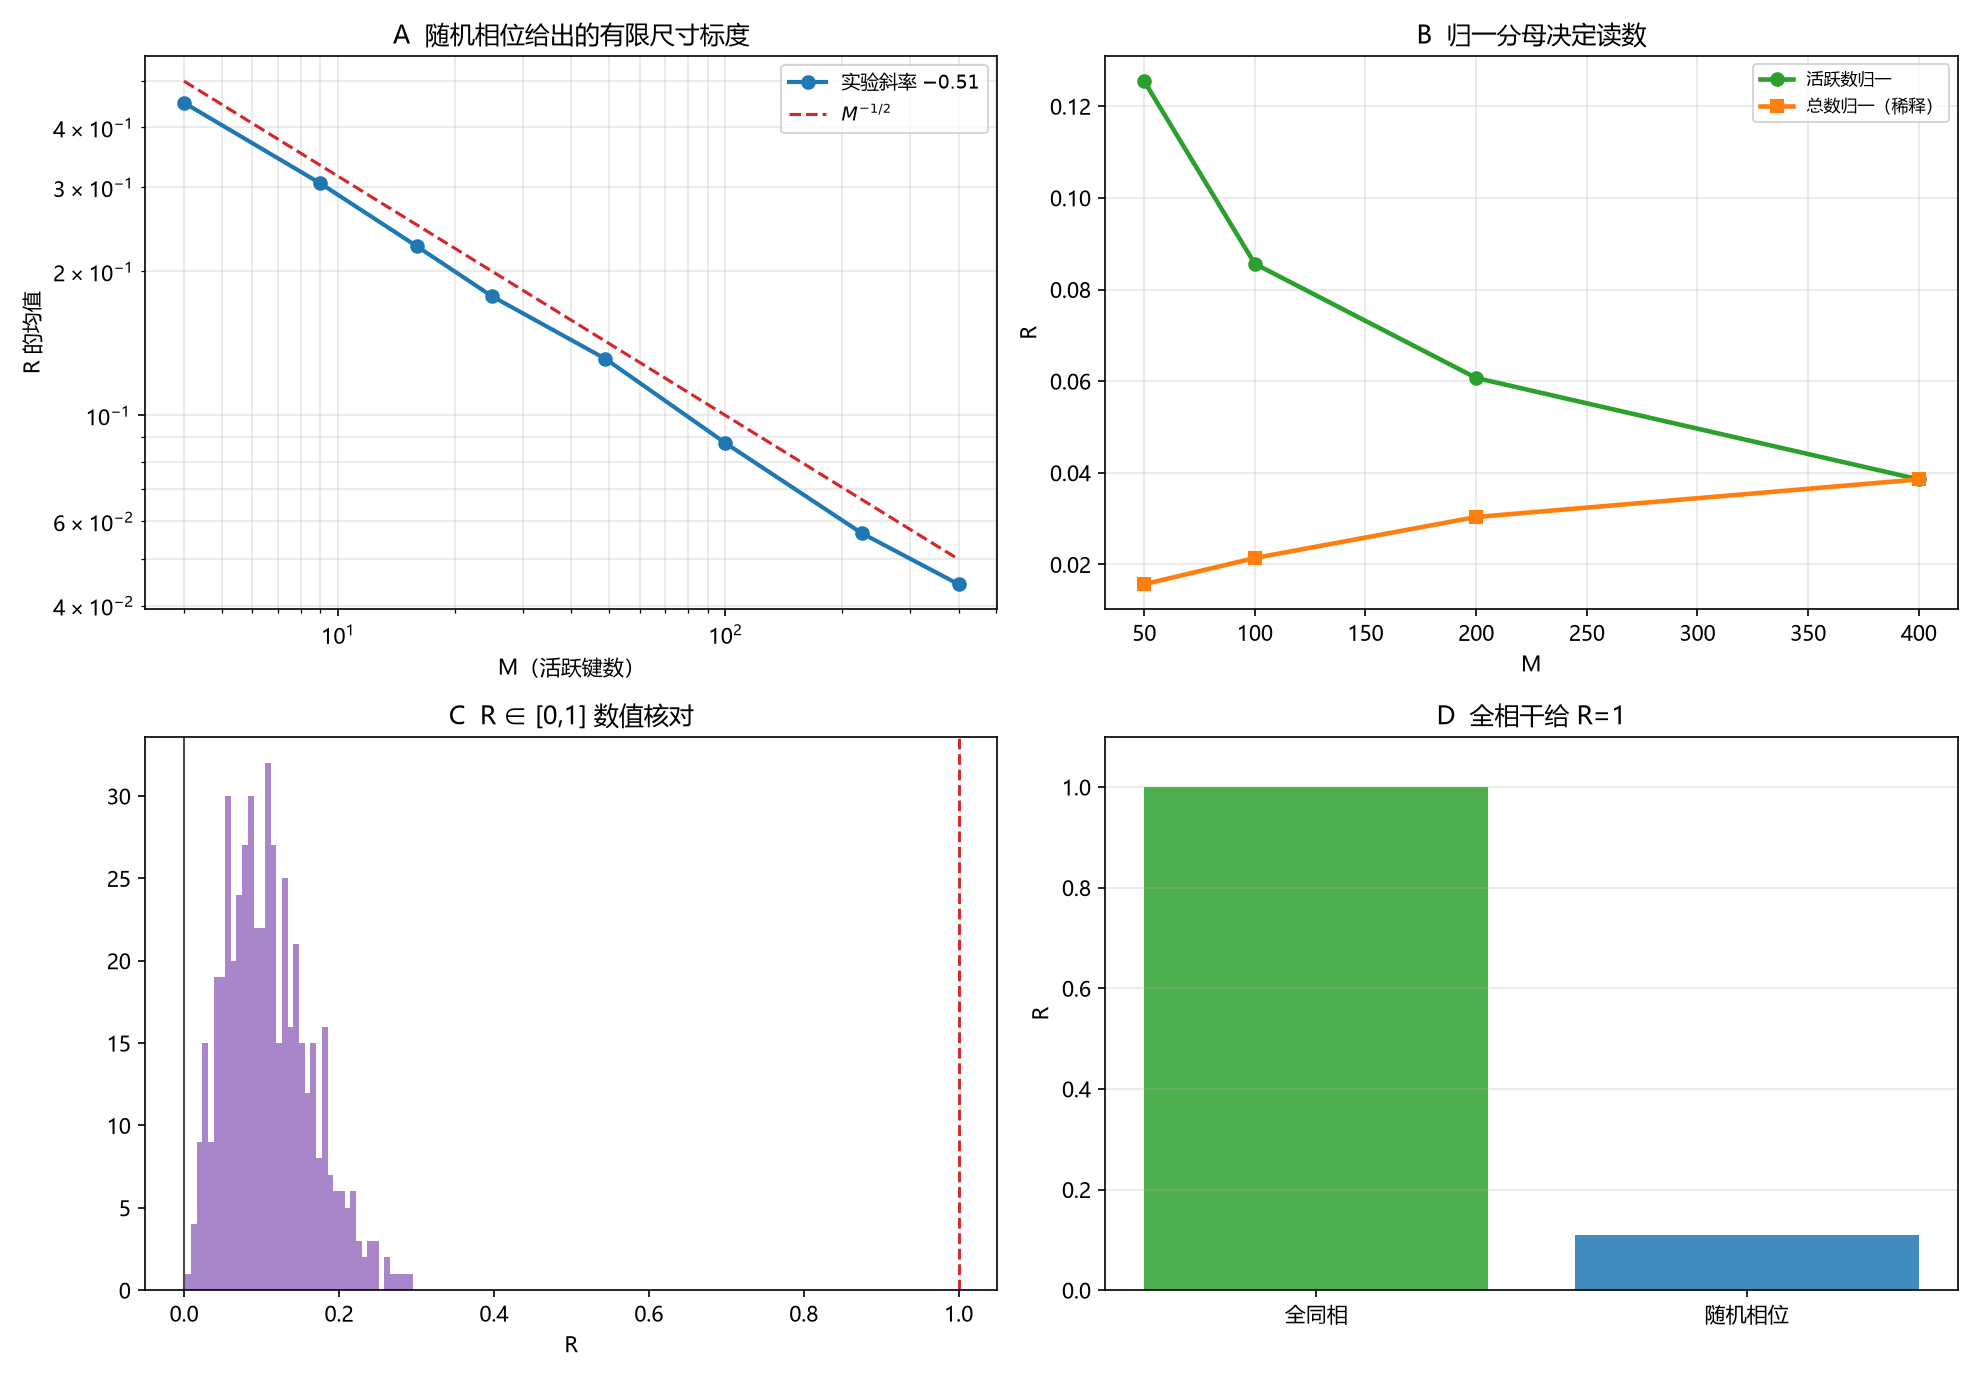

Reproduce this figure in Python.
# -*- coding: utf-8 -*-
"""
环 26／临-24 全对归一的数值核对。

1. 随机相位 R ~ M^{-1/2}（双对数斜率 -0.5）；
2. 活跃数归一 vs 总数归一（M/N 稀释）；
3. R∈[0,1] 数值核对；
4. 全相干给 R=1。

由 (24.1)-(24.3) 直接计算，无拟合。
"""

import csv
import os

import numpy as np
import matplotlib
matplotlib.use("Agg")
import matplotlib.pyplot as plt

plt.rcParams["font.sans-serif"] = ["Microsoft YaHei", "SimHei", "DejaVu Sans"]
plt.rcParams["axes.unicode_minus"] = False

HERE = os.path.dirname(os.path.abspath(__file__))
OUT_PNG = os.path.join(HERE, "环26_临24_全对归一.png")
OUT_CSV = os.path.join(HERE, "环26_临24_全对归一.csv")


def coherence(M, rng, trials=200):
    vals = []
    for _ in range(trials):
        ph = rng.uniform(0, 2 * np.pi, M)
        z = np.exp(1j * ph)
        vals.append(abs(z.sum()) / M)
    return np.array(vals)


def main():
    rng = np.random.default_rng(20261122)
    rows = []
    sizes = np.array([4, 9, 16, 25, 49, 100, 225, 400])
    means = np.array([coherence(int(m), rng).mean() for m in sizes])
    print("随机相位 R 的均值")
    for m, v in zip(sizes, means):
        print(f"  M={m:4d}: R_mean={v:.6f}, 1/sqrt(M)={1/np.sqrt(m):.6f}")
        rows.append(("random", int(m), float(v), float(1 / np.sqrt(m)), np.nan))
    slope = np.polyfit(np.log(sizes), np.log(means), 1)[0]
    print(f"  双对数斜率={slope:.4f} (target -0.5)")

    print("\n活跃数归一 vs 总数归一 (N=400)")
    N = 400
    for M in (50, 100, 200, 400):
        r = coherence(M, rng, 50).mean()
        rtot = r * M / N
        print(f"  M={M}: R_active={r:.4f}, R_total={rtot:.4f}, 稀释因子={M/N:.3f}")
        rows.append(("dilution", M, float(r), float(rtot), M / N))

    vals = coherence(64, rng, 500)
    print(f"\nR 范围: [{vals.min():.6f}, {vals.max():.6f}]")
    rows.append(("range", 64, float(vals.min()), float(vals.max()), np.nan))
    rows.append(("full_coherence", 64, 1.0, 1.0, np.nan))

    with open(OUT_CSV, "w", newline="", encoding="utf-8-sig") as fh:
        wr = csv.writer(fh)
        wr.writerow(["kind", "x", "y", "y_ref", "extra"])
        wr.writerows(rows)

    fig, ax = plt.subplots(2, 2, figsize=(13.2, 9.2))

    ax[0, 0].loglog(sizes, means, "o-", lw=2.0, color="tab:blue",
                    label=rf"实验斜率 ${slope:.2f}$")
    ax[0, 0].loglog(sizes, 1 / np.sqrt(sizes), "--", color="tab:red",
                    label=r"$M^{-1/2}$")
    ax[0, 0].set_xlabel("M（活跃键数）")
    ax[0, 0].set_ylabel("R 的均值")
    ax[0, 0].set_title("A  随机相位给出的有限尺寸标度")
    ax[0, 0].legend(fontsize=9)
    ax[0, 0].grid(alpha=0.3, which="both")

    Ms = np.array([50, 100, 200, 400])
    r_act = np.array([coherence(int(m), rng, 50).mean() for m in Ms])
    ax[0, 1].plot(Ms, r_act, "o-", lw=2.2, color="tab:green", label="活跃数归一")
    ax[0, 1].plot(Ms, r_act * Ms / N, "s-", lw=2.2, color="tab:orange",
                  label="总数归一（稀释）")
    ax[0, 1].set_xlabel("M")
    ax[0, 1].set_ylabel("R")
    ax[0, 1].set_title("B  归一分母决定读数")
    ax[0, 1].legend(fontsize=8)
    ax[0, 1].grid(alpha=0.3)

    ax[1, 0].hist(vals, bins=40, color="tab:purple", alpha=0.8)
    ax[1, 0].axvline(0, color="0.3", lw=1.0)
    ax[1, 0].axvline(1, color="tab:red", ls="--", lw=1.4)
    ax[1, 0].set_xlabel("R")
    ax[1, 0].set_title("C  R ∈ [0,1] 数值核对")

    ax[1, 1].bar(["全同相", "随机相位"], [1.0, vals.mean()],
                 color=["tab:green", "tab:blue"], alpha=0.85)
    ax[1, 1].set_ylabel("R")
    ax[1, 1].set_title("D  全相干给 R=1")
    ax[1, 1].set_ylim(0, 1.1)
    ax[1, 1].grid(alpha=0.3, axis="y")

    fig.tight_layout()
    fig.savefig(OUT_PNG, dpi=150)
    plt.close(fig)
    print("\nsaved:", OUT_PNG)
    print("saved:", OUT_CSV)


if __name__ == "__main__":
    main()
